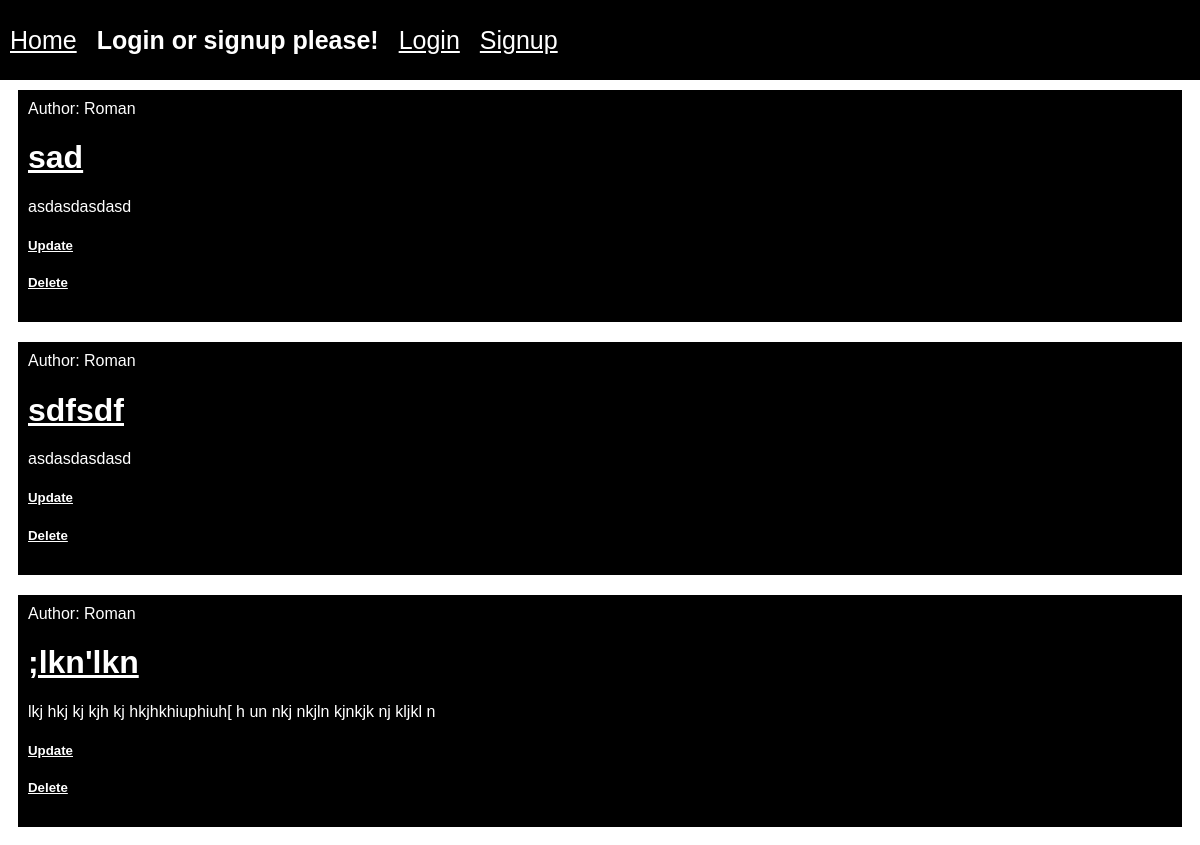
The page / on the database its author committed.
### BlogApp/models.py (models this page shows, shortened)
class Post(models.Model):
    author = models.ForeignKey('auth.User', on_delete=models.CASCADE, verbose_name='author')
    title = models.CharField(max_length=50, verbose_name='title')
    text = models.TextField(verbose_name='main text')

### BlogApp/views.py (the view)
# urls.py: path('', HomeView.as_view(), name='home'),
class HomeView(ListView):
    model = Post
    template_name = 'BlogApp/home.html'
    context_object_name = 'posts'

### templates/BlogApp/home.html
{% extends 'base.html' %}
{% load static %}
{% block links %}
    <link href="{% static 'css/BlogApp/home.css' %}" rel="stylesheet">
{% endblock links %}
{% block content %}
    {% for post in posts %}
        <div class="post">
            <span>Author: {{post.author}}</span>
            <h1><a href="{% url 'detail_post' post.pk %}" class="post-link">{{post.title}}</a></h1>
            <span>{{post.text}}</span>
            <h5><a href={% url 'update_post' post.pk %} class="post-link">Update</a></h5>
            <h5><a href={% url 'delete_post' post.pk %} class="post-link">Delete</a></h5>
        </div>
    {% endfor %}
{% endblock content %}

### static/css/BlogApp/home.css (style rules this page uses)
.post { background-color: rgba(0, 0, 0, 150); color: white; font-family: sans-serif; margin: 10px; padding: 10px; width: calc(100% - 40px); }
.post-link { color: white; }

### rows shown on the page
Post: author "Roman", title "sad", text "asdasdasdasd"
Post: author "Roman", title "sdfsdf", text "asdasdasdasd"
Post: author "Roman", title ";lkn'lkn", text "lkj hkj kj kjh kj hkjhkhiuphiuh[ h un nkj nkjln kjnkjk nj kljkl n"
